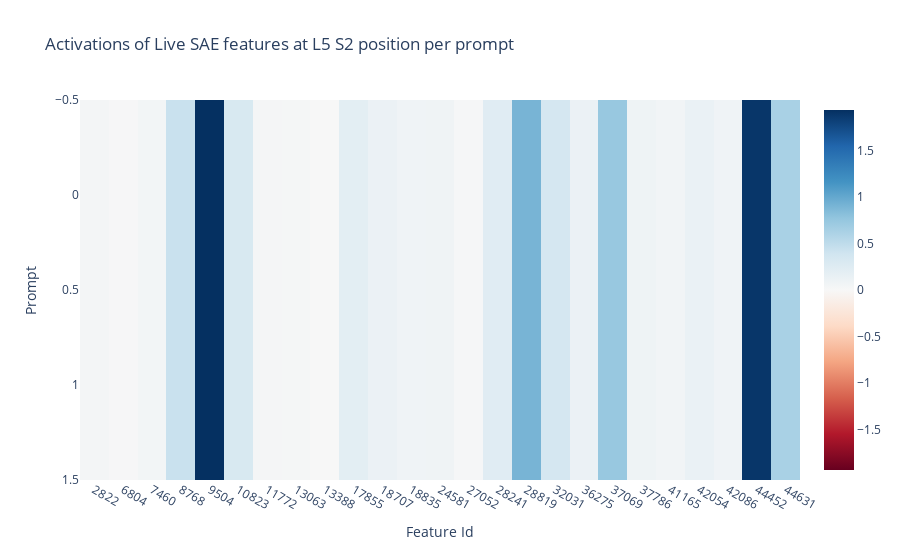

The notebook cell saved with this chart:
### Markdown cell above
## Position 4

### Code cell
from circuit_finder.plotting import imshow

clean_s2_acts = clean_acts[:, s1_position, :]

live_feature_mask = clean_s2_acts > 0
live_feature_union = live_feature_mask.any(dim=0)
selected_acts = clean_s2_acts[:, live_feature_union]
print(selected_acts.shape)

imshow(
    clean_s2_acts[:, live_feature_union],
    title=f"Activations of Live SAE features at L{layer} S2 position per prompt",
    xaxis="Feature Id",
    yaxis="Prompt",
    x=list(map(str, live_feature_union.nonzero().flatten().tolist())),
)

### Figure 1 — Plotly figure (JSON) as saved in the notebook; plotly's stock layout.template omitted (floating-point values rounded to 4 significant figures)
{"data": [{"coloraxis": "coloraxis", "hovertemplate": "Feature Id: %{x}<br>Prompt: %{y}<br>color: %{z}<extra></extra>", "name": "0", "type": "heatmap", "x": ["2822", "6804", "7460", "8768", "9504", "10823", "11772", "13063", "13388", "17855", "18707", "18835", "24581", "27052", "28241", "28819", "32031", "36275", "37069", "37786", "41165", "42054", "42086", "44452", "44631"], "xaxis": "x", "yaxis": "y", "z": [[0.04049, 0.01151, 0.05097, 0.4351, 1.936, 0.3111, 0.03372, 0.02991, 0.003387, 0.2009, 0.1186, 0.07995, 0.08405, 0.0226, 0.2334, 0.9042, 0.3508, 0.1229, 0.7402, 0.0916, 0.05871, 0.1372, 0.08014, 1.896, 0.6313], [0.04049, 0.01151, 0.05097, 0.4351, 1.936, 0.3111, 0.03372, 0.02991, 0.003387, 0.2009, 0.1186, 0.07995, 0.08405, 0.0226, 0.2334, 0.9042, 0.3508, 0.1229, 0.7402, 0.0916, 0.05871, 0.1372, 0.08014, 1.896, 0.6313]]}], "layout": {"coloraxis": {"cmid": 0, "colorscale": [[0, "rgb(103,0,31)"], [0.1, "rgb(178,24,43)"], [0.2, "rgb(214,96,77)"], [0.3, "rgb(244,165,130)"], [0.4, "rgb(253,219,199)"], [0.5, "rgb(247,247,247)"], [0.6, "rgb(209,229,240)"], [0.7, "rgb(146,197,222)"], [0.8, "rgb(67,147,195)"], [0.9, "rgb(33,102,172)"], [1, "rgb(5,48,97)"]]}, "title": {"text": "Activations of Live SAE features at L5 S2 position per prompt"}, "xaxis": {"anchor": "y", "constrain": "domain", "domain": [0, 1], "scaleanchor": "y", "title": {"text": "Feature Id"}}, "yaxis": {"anchor": "x", "autorange": "reversed", "constrain": "domain", "domain": [0, 1], "title": {"text": "Prompt"}}}}
